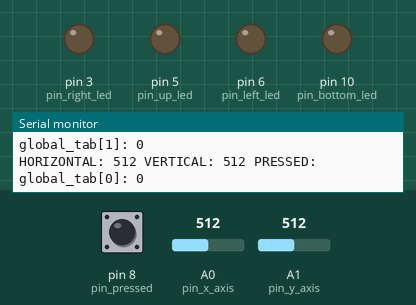
The sketch below on a simulated Arduino Uno, built with avr-gcc and run on an emulated ATmega328P. On the bench: output pins drawn as LEDs (lit = HIGH), the last lines printed to the serial monitor. The test bench sets the inputs (shaded band); at power-on: A0 (pin_x_axis) = 512, A1 (pin_y_axis) = 512, pin 8 (pin_pressed) HIGH.

Above: at 1.2 s.
1.3 s: A0 (pin_x_axis) set to 526
At 2.1 s:
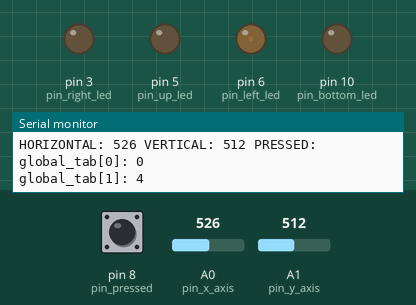
2.9 s: A0 (pin_x_axis) set to 546
At 3.6 s:
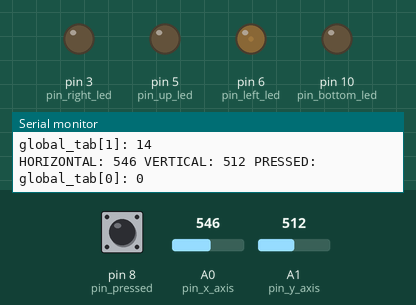
5.9 s: A1 (pin_y_axis) set to 245
At 6.7 s:
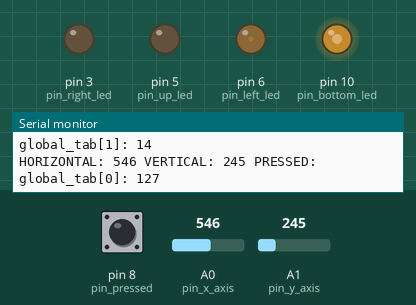
7.4 s: pin 8 (pin_pressed) pulled LOW for 0.15 s
At 7.57 s:
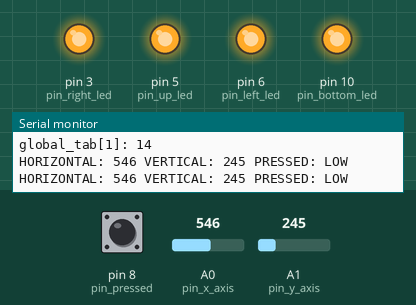
9.1 s: A1 (pin_y_axis) set to 983
At 9.9 s:
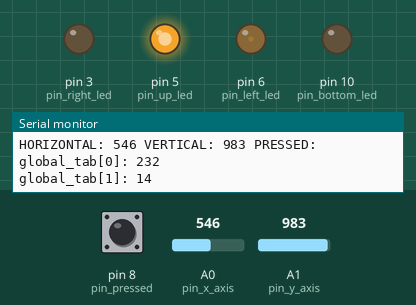
10.7 s: A1 (pin_y_axis) set to 1011
At 12.0 s:
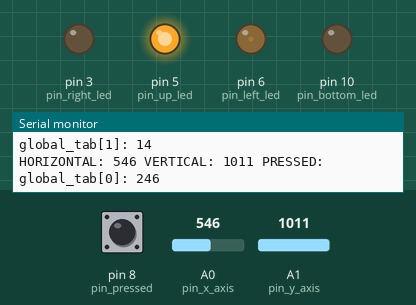
Timing chart, 0 to 13.3 s (numbered marks = the images above; inputs shaded):
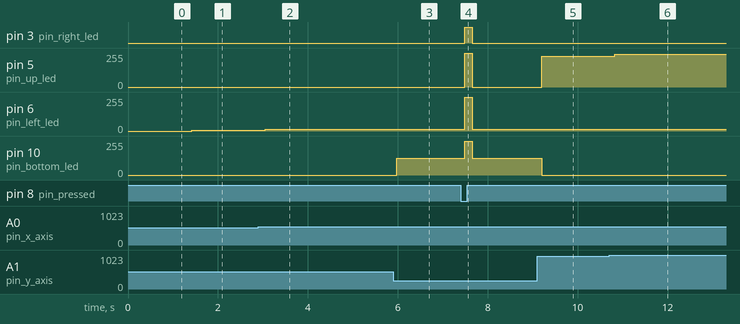

Measured:
- after the input at 1.3 s, pin 6 (pin_left_led): 0/255 → 4/255 after 0.11 s
- after the input at 2.9 s, pin 6 (pin_left_led): 4/255 → 14/255 after 0.15 s
- after the input at 5.9 s, pin 10 (pin_bottom_led): 0/255 → 127/255 after 0.08 s
- after the input at 7.4 s, pin 3 (pin_right_led): LOW → HIGH after 0.09 s, → LOW 0.17 s later; pin 5 (pin_up_led): 0/255 → 255/255 after 0.09 s, → 0/255 0.17 s later; pin 6 (pin_left_led): 14/255 → 255/255 after 0.09 s, → 14/255 0.17 s later; pin 10 (pin_bottom_led): 127/255 → 255/255 after 0.09 s, → 127/255 0.17 s later
- after the input at 9.1 s, pin 5 (pin_up_led): 0/255 → 232/255 after 0.10 s; pin 10 (pin_bottom_led): 127/255 → 0/255 after 0.10 s
- after the input at 10.7 s, pin 5 (pin_up_led): 232/255 → 246/255 after 0.12 s

The sketch:

main.ino
```cpp
int pin_x_axis = A0;
int pin_y_axis = A1;
int pin_pressed = 8;

int pin_right_led = 3;    //0 - 3 poz in brightness function
int pin_left_led = 6;     //1 - 3
int pin_up_led = 5;       //1 - 2 poz
int pin_bottom_led = 10;  //0 - 2

int global_tab[4] = {0,0,0,0};

int brightness(int vertical, int horizontal, int tab[4]){
  if(vertical <= 520 && vertical > 500){
    tab[0] = 0;
    tab[2] = 0;
  }
  else if(vertical <= 500){
    tab[0] = ((500 - vertical) / 2);
    tab[2] = 0;
  }
  else if(vertical > 520){
    tab[0] = (vertical - 518) / 2;
    tab[2] = 1;
  }

  if(horizontal <= 520 && horizontal > 500){
    tab[1] = 0;
    tab[3] = 0;
  }
  else if(horizontal <= 500){
    tab[1] = (500 - horizontal) / 2;
    tab[3] = 0;
  }
  else if(horizontal > 520){
    tab[1] = (horizontal - 518) / 2;
    tab[3] = 1;
  }
  else{
    Serial.println("ERROR !!!!!!!!!!!!!!!!!!!!!");
  }

  // Ograniczenie wartości do zakresu 0-255 dla PWM
  if (tab[0] > 255) tab[0] = 255;
  if (tab[0] < 0) tab[0] = 0;

  if (tab[1] > 255) tab[1] = 255;
  if (tab[1] < 0) tab[1] = 0;
}

void setup(){
  pinMode(pin_pressed, INPUT_PULLUP);
  pinMode(pin_right_led, OUTPUT);
  pinMode(pin_up_led, OUTPUT);
  pinMode(pin_left_led, OUTPUT);
  pinMode(pin_bottom_led, OUTPUT);
  Serial.begin(9600);
}

void loop(){
  int vertical = analogRead(pin_y_axis);  // Zmieniono na analogRead
  int horizontal = analogRead(pin_x_axis);  // Zmieniono na analogRead
  int pressed = digitalRead(pin_pressed);

  Serial.print("HORIZONTAL: ");
  Serial.print(horizontal, DEC);
  Serial.print(" VERTICAL: ");
  Serial.print(vertical, DEC);
  Serial.print(" PRESSED: ");

  if(pressed == LOW){
    Serial.println("LOW");
    digitalWrite(pin_bottom_led, HIGH);
    digitalWrite(pin_up_led, HIGH);
    digitalWrite(pin_left_led, HIGH);
    digitalWrite(pin_right_led, HIGH);
  }
  else{
    brightness(vertical, horizontal, global_tab);

    // Debugowanie wartości
    Serial.print("global_tab[0]: ");
    Serial.println(global_tab[0]);
    Serial.print("global_tab[1]: ");
    Serial.println(global_tab[1]);

    // Sprawdzamy, czy tab[2] = 0 (dolna dioda)
    if(global_tab[2] == 0){
      analogWrite(pin_bottom_led, global_tab[0]);
      analogWrite(pin_up_led, 0);  // Wyłączenie górnej diody, gdy nie jest aktywna
    }
    else if (global_tab[2] == 1){
      analogWrite(pin_up_led, global_tab[0]);  // Włączamy górną diodę z odpowiednią jasnością
      analogWrite(pin_bottom_led, 0);  // Wyłączenie dolnej diody, gdy nie jest aktywna
    }

    // Sprawdzamy, czy tab[3] = 0 (prawa dioda)
    if(global_tab[3] == 0){
      analogWrite(pin_right_led, global_tab[1]);
      analogWrite(pin_left_led, 0);  // Wyłączenie lewej diody, gdy nie jest aktywna
    }
    else if (global_tab[3] == 1){
      analogWrite(pin_left_led, global_tab[1]);  // Włączamy lewą diodę z odpowiednią jasnością
      analogWrite(pin_right_led, 0);  // Wyłączenie prawej diody, gdy nie jest aktywna
    }
  }
  delay(2);
}
```
